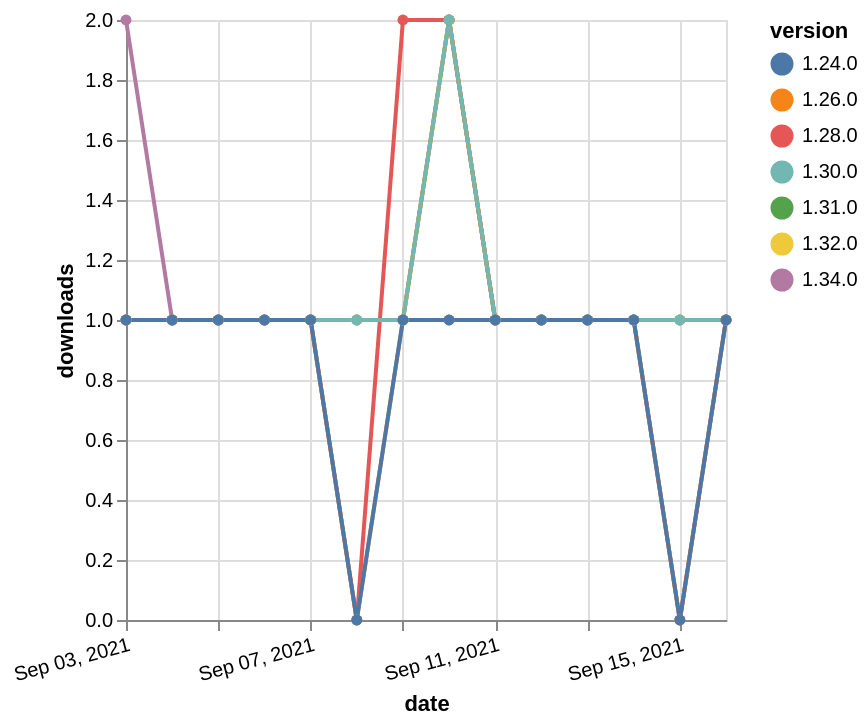

The Vega-Lite source for this figure:
### Vega-Lite specification from a JSON file in a GitHub repository (floating-point values rounded to 4 significant figures)
{"$schema": "https://vega.github.io/schema/vega-lite/v5.json", "description": "A simple bar chart with embedded data.", "data": {"values": [{"date": "2021-09-03", "total": 132, "delta": 1, "version": "1.31.0"}, {"date": "2021-09-04", "total": 133, "delta": 1, "version": "1.31.0"}, {"date": "2021-09-05", "total": 134, "delta": 1, "version": "1.31.0"}, {"date": "2021-09-06", "total": 135, "delta": 1, "version": "1.31.0"}, {"date": "2021-09-07", "total": 136, "delta": 1, "version": "1.31.0"}, {"date": "2021-09-08", "total": 137, "delta": 1, "version": "1.31.0"}, {"date": "2021-09-09", "total": 138, "delta": 1, "version": "1.31.0"}, {"date": "2021-09-10", "total": 140, "delta": 2, "version": "1.31.0"}, {"date": "2021-09-11", "total": 141, "delta": 1, "version": "1.31.0"}, {"date": "2021-09-12", "total": 142, "delta": 1, "version": "1.31.0"}, {"date": "2021-09-13", "total": 143, "delta": 1, "version": "1.31.0"}, {"date": "2021-09-14", "total": 144, "delta": 1, "version": "1.31.0"}, {"date": "2021-09-15", "total": 145, "delta": 1, "version": "1.31.0"}, {"date": "2021-09-16", "total": 146, "delta": 1, "version": "1.31.0"}, {"date": "2021-09-03", "total": 110, "delta": 2, "version": "1.34.0"}, {"date": "2021-09-04", "total": 111, "delta": 1, "version": "1.34.0"}, {"date": "2021-09-05", "total": 112, "delta": 1, "version": "1.34.0"}, {"date": "2021-09-06", "total": 113, "delta": 1, "version": "1.34.0"}, {"date": "2021-09-07", "total": 114, "delta": 1, "version": "1.34.0"}, {"date": "2021-09-08", "total": 115, "delta": 1, "version": "1.34.0"}, {"date": "2021-09-09", "total": 116, "delta": 1, "version": "1.34.0"}, {"date": "2021-09-10", "total": 117, "delta": 1, "version": "1.34.0"}, {"date": "2021-09-11", "total": 118, "delta": 1, "version": "1.34.0"}, {"date": "2021-09-12", "total": 119, "delta": 1, "version": "1.34.0"}, {"date": "2021-09-13", "total": 120, "delta": 1, "version": "1.34.0"}, {"date": "2021-09-14", "total": 121, "delta": 1, "version": "1.34.0"}, {"date": "2021-09-15", "total": 122, "delta": 1, "version": "1.34.0"}, {"date": "2021-09-16", "total": 123, "delta": 1, "version": "1.34.0"}, {"date": "2021-09-03", "total": 160, "delta": 1, "version": "1.32.0"}, {"date": "2021-09-04", "total": 161, "delta": 1, "version": "1.32.0"}, {"date": "2021-09-05", "total": 162, "delta": 1, "version": "1.32.0"}, {"date": "2021-09-06", "total": 163, "delta": 1, "version": "1.32.0"}, {"date": "2021-09-07", "total": 164, "delta": 1, "version": "1.32.0"}, {"date": "2021-09-08", "total": 165, "delta": 1, "version": "1.32.0"}, {"date": "2021-09-09", "total": 166, "delta": 1, "version": "1.32.0"}, {"date": "2021-09-10", "total": 168, "delta": 2, "version": "1.32.0"}, {"date": "2021-09-11", "total": 169, "delta": 1, "version": "1.32.0"}, {"date": "2021-09-12", "total": 170, "delta": 1, "version": "1.32.0"}, {"date": "2021-09-13", "total": 171, "delta": 1, "version": "1.32.0"}, {"date": "2021-09-14", "total": 172, "delta": 1, "version": "1.32.0"}, {"date": "2021-09-15", "total": 173, "delta": 1, "version": "1.32.0"}, {"date": "2021-09-16", "total": 174, "delta": 1, "version": "1.32.0"}, {"date": "2021-09-03", "total": 164, "delta": 1, "version": "1.28.0"}, {"date": "2021-09-04", "total": 165, "delta": 1, "version": "1.28.0"}, {"date": "2021-09-05", "total": 166, "delta": 1, "version": "1.28.0"}, {"date": "2021-09-06", "total": 167, "delta": 1, "version": "1.28.0"}, {"date": "2021-09-07", "total": 168, "delta": 1, "version": "1.28.0"}, {"date": "2021-09-08", "total": 168, "delta": 0, "version": "1.28.0"}, {"date": "2021-09-09", "total": 170, "delta": 2, "version": "1.28.0"}, {"date": "2021-09-10", "total": 172, "delta": 2, "version": "1.28.0"}, {"date": "2021-09-11", "total": 173, "delta": 1, "version": "1.28.0"}, {"date": "2021-09-12", "total": 174, "delta": 1, "version": "1.28.0"}, {"date": "2021-09-13", "total": 175, "delta": 1, "version": "1.28.0"}, {"date": "2021-09-14", "total": 176, "delta": 1, "version": "1.28.0"}, {"date": "2021-09-15", "total": 176, "delta": 0, "version": "1.28.0"}, {"date": "2021-09-16", "total": 177, "delta": 1, "version": "1.28.0"}, {"date": "2021-09-03", "total": 176, "delta": 1, "version": "1.26.0"}, {"date": "2021-09-04", "total": 177, "delta": 1, "version": "1.26.0"}, {"date": "2021-09-05", "total": 178, "delta": 1, "version": "1.26.0"}, {"date": "2021-09-06", "total": 179, "delta": 1, "version": "1.26.0"}, {"date": "2021-09-07", "total": 180, "delta": 1, "version": "1.26.0"}, {"date": "2021-09-08", "total": 180, "delta": 0, "version": "1.26.0"}, {"date": "2021-09-09", "total": 181, "delta": 1, "version": "1.26.0"}, {"date": "2021-09-10", "total": 183, "delta": 2, "version": "1.26.0"}, {"date": "2021-09-11", "total": 184, "delta": 1, "version": "1.26.0"}, {"date": "2021-09-12", "total": 185, "delta": 1, "version": "1.26.0"}, {"date": "2021-09-13", "total": 186, "delta": 1, "version": "1.26.0"}, {"date": "2021-09-14", "total": 187, "delta": 1, "version": "1.26.0"}, {"date": "2021-09-15", "total": 187, "delta": 0, "version": "1.26.0"}, {"date": "2021-09-16", "total": 188, "delta": 1, "version": "1.26.0"}, {"date": "2021-09-03", "total": 144, "delta": 1, "version": "1.30.0"}, {"date": "2021-09-04", "total": 145, "delta": 1, "version": "1.30.0"}, {"date": "2021-09-05", "total": 146, "delta": 1, "version": "1.30.0"}, {"date": "2021-09-06", "total": 147, "delta": 1, "version": "1.30.0"}, {"date": "2021-09-07", "total": 148, "delta": 1, "version": "1.30.0"}, {"date": "2021-09-08", "total": 149, "delta": 1, "version": "1.30.0"}, {"date": "2021-09-09", "total": 150, "delta": 1, "version": "1.30.0"}, {"date": "2021-09-10", "total": 152, "delta": 2, "version": "1.30.0"}, {"date": "2021-09-11", "total": 153, "delta": 1, "version": "1.30.0"}, {"date": "2021-09-12", "total": 154, "delta": 1, "version": "1.30.0"}, {"date": "2021-09-13", "total": 155, "delta": 1, "version": "1.30.0"}, {"date": "2021-09-14", "total": 156, "delta": 1, "version": "1.30.0"}, {"date": "2021-09-15", "total": 157, "delta": 1, "version": "1.30.0"}, {"date": "2021-09-16", "total": 158, "delta": 1, "version": "1.30.0"}, {"date": "2021-09-03", "total": 209, "delta": 1, "version": "1.24.0"}, {"date": "2021-09-04", "total": 210, "delta": 1, "version": "1.24.0"}, {"date": "2021-09-05", "total": 211, "delta": 1, "version": "1.24.0"}, {"date": "2021-09-06", "total": 212, "delta": 1, "version": "1.24.0"}, {"date": "2021-09-07", "total": 213, "delta": 1, "version": "1.24.0"}, {"date": "2021-09-08", "total": 213, "delta": 0, "version": "1.24.0"}, {"date": "2021-09-09", "total": 214, "delta": 1, "version": "1.24.0"}, {"date": "2021-09-10", "total": 215, "delta": 1, "version": "1.24.0"}, {"date": "2021-09-11", "total": 216, "delta": 1, "version": "1.24.0"}, {"date": "2021-09-12", "total": 217, "delta": 1, "version": "1.24.0"}, {"date": "2021-09-13", "total": 218, "delta": 1, "version": "1.24.0"}, {"date": "2021-09-14", "total": 219, "delta": 1, "version": "1.24.0"}, {"date": "2021-09-15", "total": 219, "delta": 0, "version": "1.24.0"}, {"date": "2021-09-16", "total": 220, "delta": 1, "version": "1.24.0"}]}, "width": "container", "mark": {"type": "line", "point": {"filled": true}}, "encoding": {"x": {"field": "date", "type": "temporal", "timeUnit": "yearmonthdate", "title": "date", "axis": {"labelAngle": -15}}, "y": {"field": "delta", "type": "quantitative", "title": "downloads"}, "color": {"field": "version", "type": "nominal"}, "tooltip": {"field": "delta"}}}
